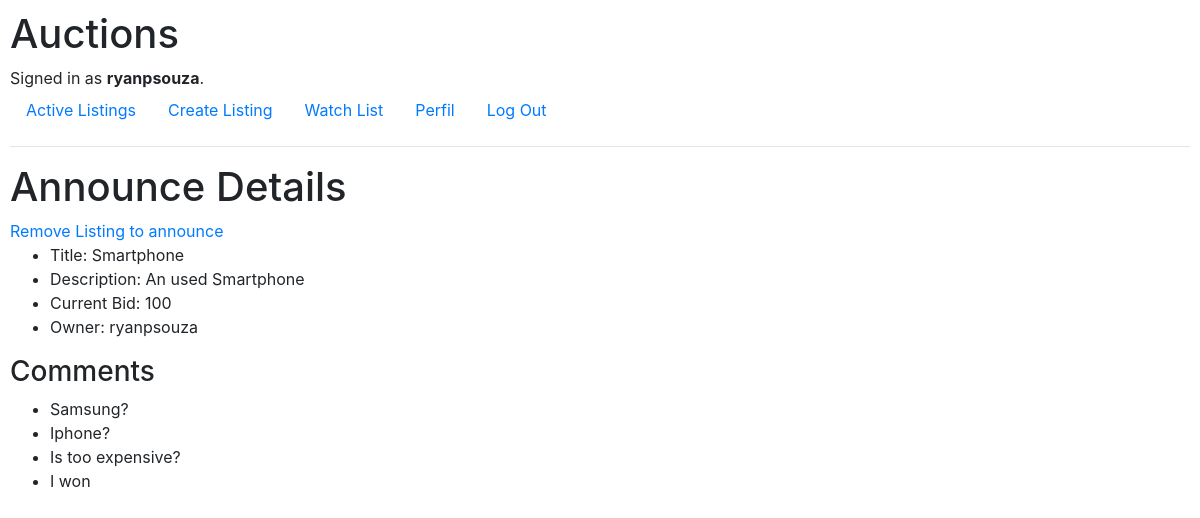
Page /listing/active/1 (signed in) on the committed database.
### auctions/models.py (models this page shows, shortened)
class User(AbstractUser):
    watch_list = models.ManyToManyField('Listing', blank=True, related_name="watchlisted_by")

class Listing(models.Model):
    title = models.CharField(max_length=64)
    description = models.TextField()
    initial_bid = models.FloatField()
    image_url = models.TextField(null=True, blank=True)
    category = models.CharField(max_length=64, null=True, blank=True)
    owner_user = models.ForeignKey(User, on_delete=models.CASCADE, related_name="listings")
    active = models.BooleanField(default=True)
    winner_bid = models.DecimalField(max_digits=12, blank=True, null=True, decimal_places=2)
    winner_user = models.ForeignKey(User, blank=True, null=True, related_name="listings_won", on_delete=models.SET_NULL)

class Comment(models.Model):
    message = models.TextField()
    user = models.ForeignKey(User, on_delete=models.CASCADE, related_name="comments")
    listing = models.ForeignKey(Listing, on_delete=models.CASCADE, related_name="comments")

### auctions/views.py (the view)
# urls.py: path("listing/active/<int:listing_id>", views.get_listing_active, name="get_listing_active"),
@login_required()
def get_listing_active(request, listing_id):
    listing = Listing.objects.get(pk=listing_id)
    return render(request, "auctions/announce-details.html", get_context_listing(listing))

### auctions/views.py (called while the page is built)
def get_context_listing(listing, extra_content=None):
    context = {
        "listing" : listing,
        "current_bid": listing.bids.aggregate(Max("value"))["value__max"],
        "comments" : listing.comments.all(),
    }
    if extra_content:
        context.update(extra_content)
    return context

### auctions/templates/auctions/announce-details.html (shortened to what this page needs)
{% extends 'auctions/layout.html' %}
{% block body %}
<h1>Announce Details</h1>
    {% if listing.owner_user != request.user %}
        {% if listing in request.user.watch_list.all %}
            <a href="{% url 'remove_watchlist' listing.id %}">Remove from your Watch List</a>
        {% else %}
            <a href="{% url 'add_watchlist' listing.id %}">Add to your Watch List</a>
        {% endif %}
    {% else %}
        <a href="{% url 'remove_listing' listing.id %}">Remove Listing to announce</a>
    {% endif %}
    <ul>
        <li>Title: {{ listing.title }}</li>
        <li>Description: {{ listing.description }}</li>
        {% if current_bid %}
            <li>Current Bid: {{ current_bid }}</li>
        {% else %}
            <li>Initial Bid: {{ listing.initial_bid }}</li>
        {% endif %}
        <li>Owner: {{ listing.owner_user }}</li>
    </ul>
    <h3>Comments</h3>
    <ul>
        {% for comment in comments %}
            <li>{{ comment.message }}</li>
        {% empty %}
            <h4>No comments</h4>
        {% endfor %}
    </ul>
{% endblock %}

### auctions/templates/auctions/layout.html (shortened to what this page needs)
{% load static %}
<!DOCTYPE html>
<html lang="en">
    <head>
        <link rel="stylesheet" href="https://stackpath.bootstrapcdn.com/bootstrap/4.4.1/css/bootstrap.min.css">
        <link href="{% static 'auctions/styles.css' %}" rel="stylesheet">
    </head>
    <body>
        <h1>Auctions</h1>
        <div>
            {% if request.user.is_authenticated %}
                Signed in as <strong>{{ request.user.username }}</strong>.
            {% else %}
                Not signed in.
            {% endif %}
        </div>
        <ul class="nav">
            <li class="nav-item">
                <a class="nav-link" href="{% url 'index' %}">Active Listings</a>
            </li>
            {% if request.user.is_authenticated %}
                <li>
                <a class="nav-link" href="{% url 'create_announce' %}">Create Listing</a>
                </li>
                <li>
                <a class="nav-link" href="{% url 'get_watchlist' %}">Watch List</a>
                </li>
                <li>
                <a class="nav-link" href="{% url 'get_user' request.user.id %}">Perfil</a>
                </li>
                <li class="nav-item">
                    <a class="nav-link" href="{% url 'logout' %}">Log Out</a>
                </li>
            {% endif %}
        </ul>
        <hr>
        {% block body %}
        {% endblock %}
    </body>
</html>

### auctions/static/auctions/styles.css (style rules this page uses)
body { padding: 10px; }

### rows in the picture
User: user.username "ryanpsouza"
Listing: title "Smartphone", description "An used Smartphone", owner_user "ryanpsouza"
Comment: message "Samsung?"
Comment: message "Iphone?"
Comment: message "Is too expensive?"
Comment: message "I won"

### other values in the picture
{{ current_bid }} "100"
